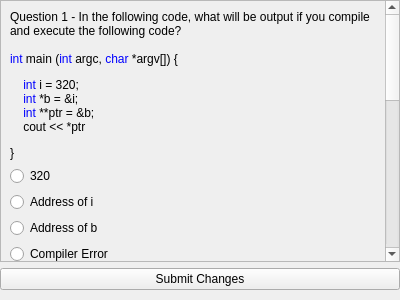
<?xml version="1.0" encoding="UTF-8"?>
<ui version="4.0">
 <class>CodingWidget</class>
 <widget class="QWidget" name="CodingWidget">
  <property name="geometry">
   <rect>
    <x>0</x>
    <y>0</y>
    <width>400</width>
    <height>300</height>
   </rect>
  </property>
  <property name="windowTitle">
   <string>Form</string>
  </property>
  <layout class="QVBoxLayout" name="verticalLayout">
   <property name="leftMargin">
    <number>0</number>
   </property>
   <property name="topMargin">
    <number>0</number>
   </property>
   <property name="rightMargin">
    <number>0</number>
   </property>
   <property name="bottomMargin">
    <number>10</number>
   </property>
   <item>
    <widget class="QScrollArea" name="scrollArea">
     <property name="widgetResizable">
      <bool>true</bool>
     </property>
     <widget class="QWidget" name="scrollAreaWidgetContents">
      <property name="geometry">
       <rect>
        <x>0</x>
        <y>-435</y>
        <width>384</width>
        <height>723</height>
       </rect>
      </property>
      <layout class="QVBoxLayout" name="verticalLayout_2">
       <item>
        <widget class="QLabel" name="label_3">
         <property name="text">
          <string>&lt;html&gt;&lt;head/&gt;&lt;body&gt;&lt;p&gt;Question 1 - In the following code, what will be output if you compile and execute the following code?&lt;br/&gt;&lt;br/&gt;&lt;span style=&quot; color:#0000ff;&quot;&gt;int&lt;/span&gt; main (&lt;span style=&quot; color:#0000ff;&quot;&gt;int&lt;/span&gt; argc, &lt;span style=&quot; color:#0000ff;&quot;&gt;char&lt;/span&gt; *argv[]) {&lt;/p&gt;&lt;p&gt;&lt;span style=&quot; color:#0000ff;&quot;&gt;&amp;nbsp;&amp;nbsp;&amp;nbsp;&amp;nbsp;int&lt;/span&gt; i = 320;&lt;br/&gt;&lt;span style=&quot; color:#0000ff;&quot;&gt;&amp;nbsp;&amp;nbsp;&amp;nbsp;&amp;nbsp;int&lt;/span&gt; *b = &amp;amp;i;&lt;br/&gt;&lt;span style=&quot; color:#0000ff;&quot;&gt;&amp;nbsp;&amp;nbsp;&amp;nbsp;&amp;nbsp;int&lt;/span&gt; **ptr = &amp;amp;b;&lt;br/&gt;&amp;nbsp;&amp;nbsp;&amp;nbsp;&amp;nbsp;cout &amp;lt;&amp;lt; *ptr&lt;/p&gt;&lt;p&gt;}&lt;/p&gt;&lt;/body&gt;&lt;/html&gt;</string>
         </property>
         <property name="wordWrap">
          <bool>true</bool>
         </property>
        </widget>
       </item>
       <item>
        <widget class="QRadioButton" name="opt1">
         <property name="text">
          <string>320</string>
         </property>
        </widget>
       </item>
       <item>
        <widget class="QRadioButton" name="opt2">
         <property name="text">
          <string>Address of i</string>
         </property>
        </widget>
       </item>
       <item>
        <widget class="QRadioButton" name="opt3">
         <property name="text">
          <string>Address of b</string>
         </property>
        </widget>
       </item>
       <item>
        <widget class="QRadioButton" name="opt4">
         <property name="text">
          <string>Compiler Error</string>
         </property>
        </widget>
       </item>
       <item>
        <widget class="QLabel" name="label">
         <property name="text">
          <string>Question 2</string>
         </property>
        </widget>
       </item>
       <item>
        <widget class="QTextEdit" name="txtEdit"/>
       </item>
       <item>
        <widget class="QLabel" name="label_2">
         <property name="text">
          <string>Question 3</string>
         </property>
        </widget>
       </item>
       <item>
        <widget class="QTextEdit" name="txtEdit2"/>
       </item>
      </layout>
     </widget>
    </widget>
   </item>
   <item>
    <widget class="QPushButton" name="pushButton">
     <property name="text">
      <string>Submit Changes</string>
     </property>
    </widget>
   </item>
  </layout>
 </widget>
 <resources/>
 <connections/>
</ui>
